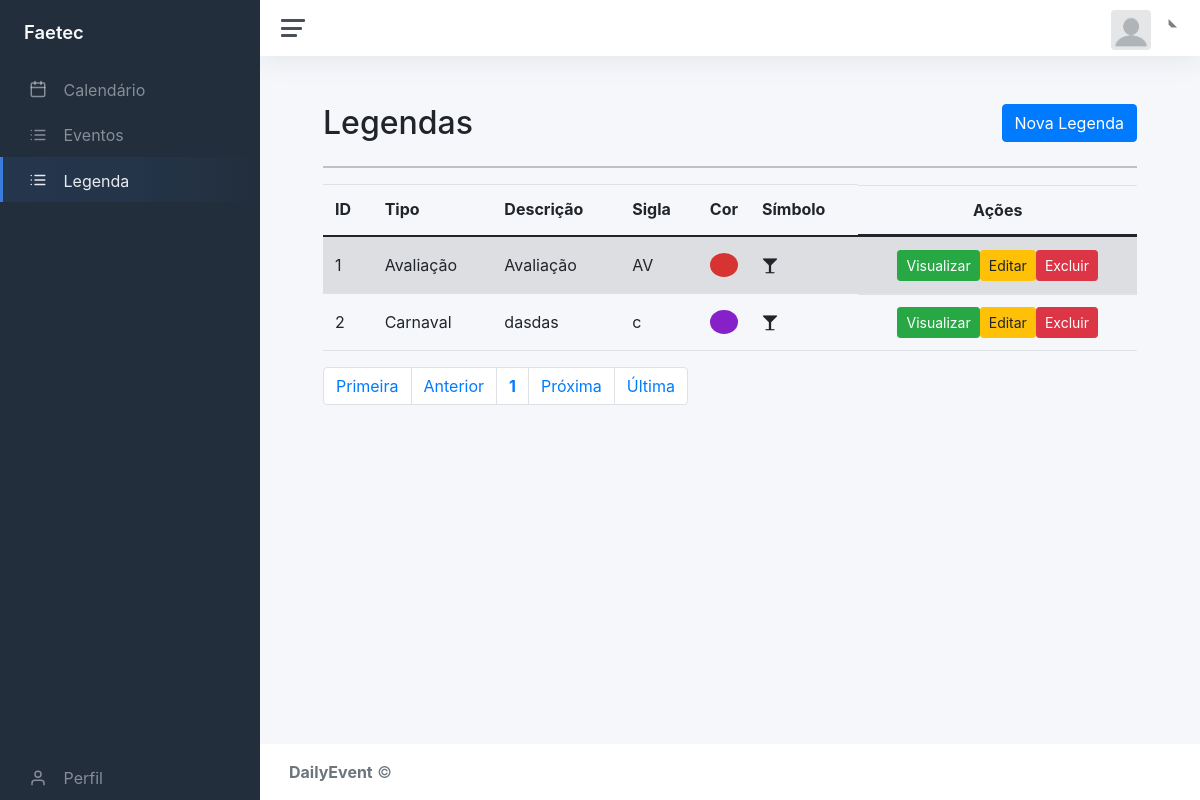
Before: /static/dash.php?page=lista_leg with the older database file.
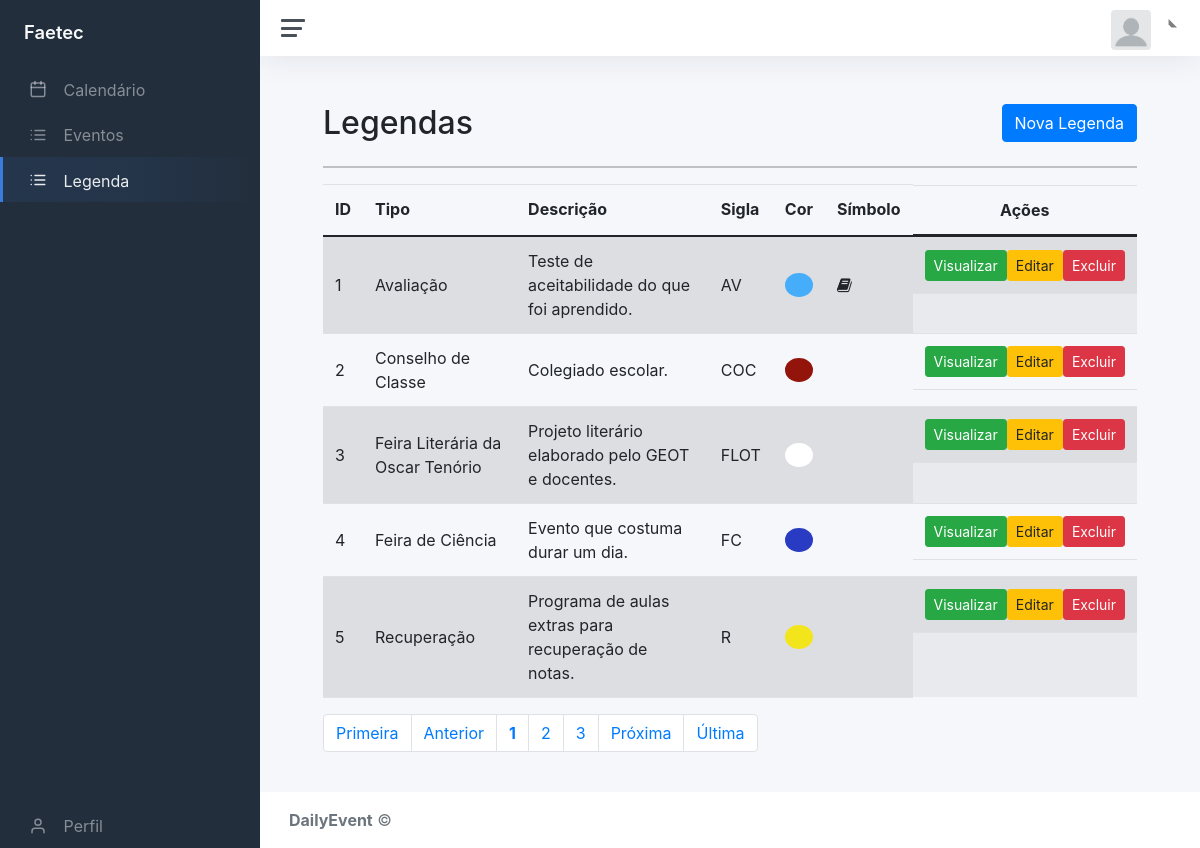
After: the same page with the newer database file.
### tables this page shows
CREATE TABLE `legenda` (
  `id_leg` int(11) NOT NULL,
  `tipo_evento` varchar(50) DEFAULT NULL,
  `desc_leg` varchar(60) DEFAULT NULL,
  `simbolo_leg` varchar(50) DEFAULT NULL,
  `sigla_leg` varchar(4) DEFAULT NULL,
  `cor_leg` varchar(9) DEFAULT NULL
);

### static/contents/legenda/lista_leg.php (the view, shortened to what this page needs)
<div class="container-fluid">
	<div id="top" class="row">
		<div class="col-md-11">
			<h2>Legendas</h2>
		</div>
		<div class="col-md-1">
			<a href="?page=addleg" class="btn btn-primary pull-right h2">Nova Legenda</a>
		</div>
	</div>
	<hr/>
	<div id="bloco-list-pag">
		<div id="list" class="row">
			<div class="table-responsive col-md-12">
				<?php
					$quantidade = 5;
					$pagina = (isset($_GET['pagina'])) ? (int)$_GET['pagina'] : 1;
					$inicio = ($quantidade * $pagina) - $quantidade;
					$data = mysqli_query($con, "select * from legenda order by id_leg asc limit $inicio, $quantidade;");
					echo "<table class='table table-striped' cellspacing='0' cellpading='0'>";
					echo "<thead><tr>";
					echo "<td><strong>ID</strong></td>";
					echo "<td><strong>Tipo</strong></td>";
					echo "<td><strong>Descrição</strong></td>";
					echo "<td><strong>Sigla</strong></td>";
					echo "<td><strong>Cor</strong></td>";
					echo "<td><strong>Símbolo</strong></td>";
					echo "<td class='actions d-flex justify-content-center'><strong>Ações</strong></td>";
					echo "</tr></thead><tbody>";
					while($info = mysqli_fetch_array($data)){
						echo "<tr>";
						echo "<td>".$info['id_leg']."</td>";
						echo "<td>".$info['tipo_evento']."</td>";
						echo "<td>".$info['desc_leg']." </td>";
						echo "<td>".$info['sigla_leg']." </td>";
						echo "<td width='10px'><div style='background-color:".$info['cor_leg'].";border-radius:100%'>&nbsp</div></td>";
						echo "<td><i class='fa ".$info['simbolo_leg']."'></i></td>";
						echo "<td class='actions btn-group-sm d-flex justify-content-center'>";
						echo "<a class='btn btn-success btn-xs' href=?page=view_leg&id_leg=".$info['id_leg']."> Visualizar </a>";
						echo "<a class='btn btn-warning btn-xs' href=?page=edit_leg&id_leg=".$info['id_leg']."> Editar </a>";
						echo "<a href=?page=excluir_leg&id_leg=".$info['id_leg']." class='btn btn-danger btn-xs'> Excluir </a></td>";
					}
				echo "</tr></tbody></table>";
			?>
		</div>
	</div>
	<div id="bottom" class="row">
			<div class="col-md-12">
				<?php
					$sqlTotal 		= "select id_leg from legenda;";
					$qrTotal  		= mysqli_query($con, $sqlTotal) or die (mysqli_error());
					$numTotal 		= mysqli_num_rows($qrTotal);
					$totalpagina = (ceil($numTotal/$quantidade)<=0) ? 1 : ceil($numTotal/$quantidade);
					$exibir = 3;
					$anterior = (($pagina-1) <= 0) ? 1 : $pagina - 1;
					$posterior = (($pagina+1) >= $totalpagina) ? $totalpagina : $pagina+1;
					echo "<ul class='pagination'>";
					echo "<li class='page-item'><a class='page-link' href='?page=lista_leg&pagina=1'> Primeira</a></li> ";
					echo "<li class='page-item'><a class='page-link' href=\"?page=lista_leg&pagina=$anterior\"> Anterior</a></li> ";
					echo "<li class='page-item'><a class='page-link' href='?page=lista_leg&pagina=".$pagina."'><strong>".$pagina."</strong></a></li> ";
					for($i = $pagina+1; $i < $pagina+$exibir; $i++){
						if($i <= $totalpagina)
						echo "<li class='page-item'><a class='page-link' href='?page=lista_leg&pagina=".$i."'> ".$i." </a></li> ";
					}
					echo "<li class='page-item'><a class='page-link' href=\"?page=lista_leg&pagina=$posterior\"> Pr&oacute;xima</a></li> ";
					echo "<li class='page-item'><a class='page-link' href=\"?page=lista_leg&pagina=$totalpagina\"> &Uacute;ltima</a></li></ul>";
				?>
			</div>
		</div>
	</div>
</div>

Changed rows visible on the page:
changed legenda "Avaliação": desc_leg "Avaliação" → "Teste de aceitabilidade do que foi aprendido."; cor_leg "#d73333" → "#46adfb" (drawn); simbolo_leg "fa-glass" → "fa-book" (drawn)
changed legenda id 2: tipo_evento "Carnaval" → "Conselho de Classe"; desc_leg "dasdas" → "Colegiado escolar."; sigla_leg "c" → "COC"; cor_leg "#8621ca" → "#93140b" (drawn); simbolo_leg "fa-glass" → empty (drawn)
added legenda: id_leg "3", tipo_evento "Feira Literária da Oscar Tenório", desc_leg "Projeto literário elaborado pelo GEOT e docentes.", sigla_leg "FLOT"
added legenda: id_leg "4", tipo_evento "Feira de Ciência", desc_leg "Evento que costuma durar um dia.", sigla_leg "FC"
added legenda: id_leg "5", tipo_evento "Recuperação", desc_leg "Programa de aulas extras para recuperação de notas.", sigla_leg "R"
Other visible differences:
new list line: "2"
new list line: "3"
